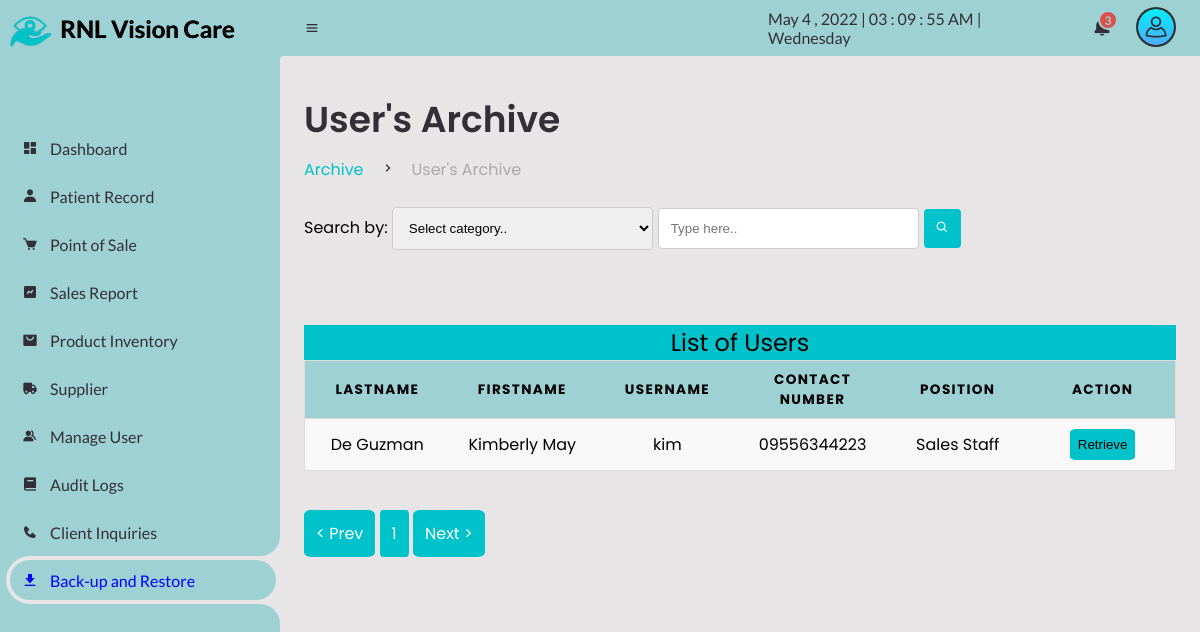
Before: /Admin/manageuser_archive.php (signed in) with the older database file.
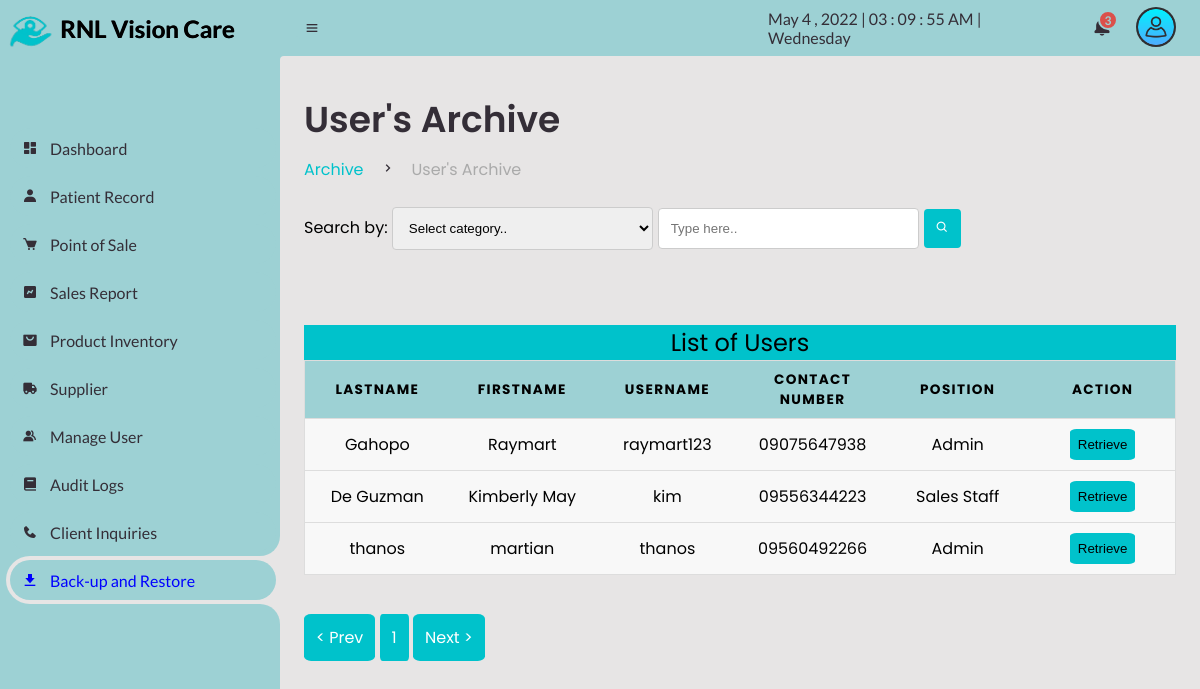
After: the same page with the newer database file.
### tables this page shows
CREATE TABLE `archive_users_account` (
  `users_id` int(11) NOT NULL AUTO_INCREMENT,
  `users_username` varchar(255) NOT NULL,
  `users_password` varchar(255) NOT NULL,
  `users_lastname` varchar(255) NOT NULL,
  `users_firstname` varchar(255) NOT NULL,
  `users_middlename` varchar(255) NOT NULL,
  `users_contact` varchar(255) NOT NULL,
  `users_email` varchar(255) NOT NULL,
  `users_roles` varchar(250) NOT NULL,
  PRIMARY KEY (`users_id`)
);

### Admin/manageuser_archive.php (the view, shortened to what this page needs)
<?php
include("session.php");
function createRandomPassword() {
	$chars = "003232303232023232023456789";
	$i = 0;
	$pass = '' ;
	while ($i <= 7) {
		$num = rand() % 33;
		$tmp = substr($chars, $num, 1);
		$pass = $pass . $tmp;
		$i++;
	}
	return $pass;
}
$finalcode='RS-'.createRandomPassword();
?>
<!DOCTYPE html>
<html lang="en">
<head>
	<link href='https://unpkg.com/boxicons@2.0.9/css/boxicons.min.css' rel='stylesheet'>
	<link rel="stylesheet" href="css\sys_style.css">
</head>
<body>
	<section id="sidebar">
		<a href="point-of-sale.php" class="brand">
			<img src="images\logo.png" alt="" width="60px;">
			<span class="text" style="text-shadow:0.5px 0px #000; color: black;">RNL Vision Care</span>
		</a>
		<ul class="side-menu top">
			<li>
				<a href="dashboard.php">
					<i class='bx bxs-dashboard' ></i>
					<span class="text">Dashboard</span>
				</a>
			</li>
			<li>
				<a href="patient-record.php">
					<i class='bx bxs-user' ></i>
					<span class="text">Patient Record</span>
				</a>
			</li>
			<li>
				<a href="point-of-sale.php?id=cash&invoice=<?php echo $finalcode ?>">
					<i class='bx bxs-cart' ></i>
					<span class="text">Point of Sale</span>
				</a>
			</li>
			<li>
				<a href="sales-report.php">
					<i class='bx bxs-chart' ></i>
					<span class="text">Sales Report</span>
				</a>
			</li>
			<li>
				<a href="product.php">
					<i class='bx bxs-shopping-bag-alt' ></i>
					<span class="text">Product Inventory</span>
				</a>
			</li>
			<li>
				<a href="supplier.php">
					<i class='bx bxs-truck' ></i>
					<span class="text">Supplier</span>
				</a>
			</li>
			<li>
				<a href="manage-user.php">
					<i class='bx bxs-group' ></i>
					<span class="text">Manage User</span>
				</a>
			</li>
			<li>
				<a href="audit.php">
					<i class='bx bxs-book' ></i>
					<span class="text">Audit Logs</span>
				</a>
			</li>
			<li>
        <a href="inquiries.php">
          <i class='bx bxs-phone' ></i>
          <span class="text">Client Inquiries</span>
        </a>
      </li>
			<li class = "active">
				<a href="archive.php">
					<i class='bx bxs-download' ></i>
					<span class="text">Back-up and Restore</span>
				</a>
			</li>
		</ul>
	</section>
	<section id="content">
		<nav>
			<i class='bx bx-menu' ></i>
			<div id="digital-clock"></div>
			<div class="dropdown2">
			<a href="#" class="notification">
				<span class="num">
				<?php
				$query = mysqli_query($conn, "SELECT COUNT(*) as total from product  WHERE qty <=10 AND pro_status ='2'");
					while($result=mysqli_fetch_array($query)){
					echo $result['total'];
				}
				?>
						  </span>
			</a>
			  <?php
			$sql1 = "SELECT * FROM `product` WHERE pro_status='2' AND qty <=10 LIMIT 6";
			  ?>
			</div>
			<div class="dropdown1">
			<img src="img\user.png" alt="" width="40px" class="userlogo">
			</div>
		</nav>
		<main>
			<div class="head-title">
				<div class="left">
					<h1>User's Archive</h1>
					<ul class="breadcrumb">
						<li>
							<a class="active" href="archive.php">Archive</a>
						</li>
						<li><i class='bx bx-chevron-right' ></i></li>
                        <li>
							<a  href="archive.php">User's Archive</a>
						</li>
					</ul>
				</div>
			</div><br>
			<div>
				<div>
<div id="printing">
<form method="post">
					<label>Search by:</label>
              <select name='search' id="price-sort" onchange="location = this.value;" style="padding: 12px;border: 1px solid #ccc;border-radius: 4px;font-family: var(poppins); width: 30%;">
                <option value='0' disabled selected>Select category..</option>
              </select>
						<input type="text" name="txtsearch" id="txtsearch" placeholder="Type here.." autocomplete="off" style="padding: 12px;border: 1px solid #ccc;border-radius: 4px;font-family: var(poppins);width: 30%;">
						<button  id="btnsearch" name="btnsearch" class="page" style="cursor: pointer;"><i class='bx bx-search' ></i></button>
						</form></br>
<table>
<caption>List of Users</caption>
     <thead>
     	<tr>
		 <th>Lastname</th>
      <th>Firstname</th>
      <th>Username</th>
      <th>Contact Number</th>
      <th>Position</th>
      <th>Action</th>
     	</tr>
     </thead>
     <tbody>
	 <?php
     	$limit=25;
        $page=isset($_GET['page']) ? $_GET['page']:1;
        $start=($page-1)*$limit;
       $search=$_POST['txtsearch'];
        	$sql2 =$conn->query("SELECT count(users_id) AS id FROM `archive_users_account`");
		if (isset($_POST['btnsearch'])) {
			$sql1 = "SELECT * FROM `archive_users_account` WHERE `$column` LIKE '%$search%' Order by `users_id` DESC LIMIT $start, $limit ";
				}
			else{
					$sql1 = "SELECT * FROM `archive_users_account` LIMIT $start, $limit ";
					$sql2 =$conn->query("SELECT count(users_id) AS id FROM `archive_users_account`");
				}
			$result2 = $sql2->fetch_all(MYSQLI_ASSOC);
					$total=$result2[0]['id'];
					$pages=ceil($total/$limit);
					$prev=$page-1;
					$next=$page+1;
			   $result1 = $conn->query($sql1);
				  if($result1->num_rows > 0){
					  while($row = $result1 -> fetch_assoc()){
			 ?>
     	  <tr>
     	  	<td data-label="Lastname" class="namee"><?php echo $row['users_lastname'];?></td>
     	  	<td data-label="Firstname"><?php echo $row['users_firstname'];?></td>
     	  	<td data-label="Username"><?php echo $row['users_username'];?></td>
			<td data-label="Contact Number"><?php echo $row['users_contact'];?></td>
			<td data-label="Position"><?php echo $row['users_roles'];?></td>
			<td data-label="Action"><form method="post" action="retrieve_supplier.php?id=<?php echo $row['users_id'];?>"><button class="btn-upd" name="btn-upd" style="cursor: pointer;" onclick="return confirm('Are you sure you want to retrieve this data?')">Retrieve</button></form></td>
     	  </tr>
     	 <?php
     	}}
     	?>
     </tbody>
   </table>
				<div><br><br>
   <a class="page" id="pre" href="manageuser_archive.php?page=<?=$prev; ?>&btn=<?php echo $_GET['btn'] ?>">< Prev</a>
    	  <?php  for($i=1; $i <=$pages ; $i++): ?>
    <a class="page" href="manageuser_archive.php?page=<?=$i; ?>&btn=<?php echo $_GET['btn'] ?>"><?=$i; ?></a>
                      <?php endfor; ?>
    <a class="page" id="pnext" href="manageuser_archive.php?page=<?=$next; ?>&btn=<?php echo $_GET['btn'] ?>">Next ></a>
			</div>
		</main>
		<main>
		</main>
	</section>
</body>
</html>

### Admin/css/sys_style.css (style rules this page uses)
* { margin: 0; padding: 0; box-sizing: border-box; }
a { text-decoration: none; }
li { list-style: none; }
:root { --poppins: 'Poppins', sans-serif; --lato: 'Lato', sans-serif; --light: #9dd1d4; --blue: #00c2cb; --light-blue: #e5eaf0; --grey: rgb(231, 229, 229); --dark-grey: #AAAAAA; --dark: #342E37; --red: #DB504A; --yellow: #FFCE26; --light-yellow: #FFF2C6; --orange: #FD7238; --light-orange: #FFE0D3; }
html { overflow-x: hidden; }
body { background: var(--grey); overflow-x: hidden; }
#sidebar { position: fixed; top: 0; left: 0; width: 280px; height: 100%; background: var(--light); z-index: 2000; font-family: var(--lato); transition: .3s ease; overflow-x: hidden; scrollbar-width: none; }
#sidebar .brand { font-size: 24px; font-weight: 700; height: 56px; display: flex; align-items: center; color: var(--blue); position: sticky; top: 0; left: 0; background: var(--light); z-index: 500; padding-bottom: 20px; box-sizing: content-box; }
#sidebar .side-menu { width: 100%; margin-top: 48px; }
#sidebar .side-menu li { height: 48px; background: transparent; margin-left: 6px; border-radius: 48px 0 0 48px; padding: 4px; }
#sidebar .side-menu li.active { background: var(--grey); position: relative; }
#sidebar .side-menu li.active::before { content: ''; position: absolute; width: 40px; height: 40px; border-radius: 50%; top: -40px; right: 0; box-shadow: 20px 20px 0 var(--grey); z-index: -1; }
#sidebar .side-menu li.active::after { content: ''; position: absolute; width: 40px; height: 40px; border-radius: 50%; bottom: -40px; right: 0; box-shadow: 20px -20px 0 var(--grey); z-index: -1; }
#sidebar .side-menu li a { width: 100%; height: 100%; background: var(--light); display: flex; align-items: center; border-radius: 48px; font-size: 16px; color: var(--dark); white-space: nowrap; overflow-x: hidden; }
#sidebar .side-menu.top li.active a { color: blue; }
#sidebar .side-menu li a .bx { min-width: calc(60px - ((4px + 6px) * 2)); display: flex; justify-content: center; }
#content { position: relative; width: calc(100% - 280px); left: 280px; transition: .3s ease; }
#content nav { height: 56px; background: var(--light); padding: 0 24px; display: flex; align-items: center; grid-gap: 24px; font-family: var(--lato); position: sticky; top: 0; left: 0; z-index: 1000; }
#content nav::before { content: ''; position: absolute; width: 40px; height: 40px; bottom: -40px; left: 0; border-radius: 10%; box-shadow: -20px -20px 0 var(--light); }
#content nav a { color: var(--dark); }
#content nav .bx.bx-menu { cursor: pointer; color: var(--dark); }
#content nav .notification { font-size: 20px; position: relative; }
#content nav .notification .num { position: absolute; top: -6px; right: -6px; width: 20px; height: 20px; border-radius: 50%; border: 2px solid var(--light); background: var(--red); color: var(--light); font-weight: 700; font-size: 12px; display: flex; justify-content: center; align-items: center; }
#content main { width: 100%; padding: 36px 24px; font-family: var(--poppins); max-height: calc(100vh - 56px); overflow-y: auto; }
#content main .head-title { display: flex; align-items: center; justify-content: space-between; grid-gap: 16px; flex-wrap: wrap; }
#content main .head-title .left h1 { font-size: 36px; font-weight: 600; margin-bottom: 10px; color: var(--dark); }
#content main .head-title .left .breadcrumb { display: flex; align-items: center; grid-gap: 16px; }
#content main .head-title .left .breadcrumb li { color: var(--dark); }
#content main .head-title .left .breadcrumb li a { color: var(--dark-grey); pointer-events: none; }
#content main .head-title .left .breadcrumb li a.active { color: var(--blue); pointer-events: unset; }
#digital-clock { color: var(--dark); }
.userlogo { background-color:#302e31; padding: 2px; border-radius: 50%; cursor: pointer; }
.dropdown1 { position: relative; display: inline-block; }
.dropdown2 { position: relative; display: inline-block; }

Changed rows visible on the page:
added archive_users_account: users_lastname "Gahopo", users_firstname "Raymart", users_username "raymart123", users_contact "09075647938", users_roles "Admin"
added archive_users_account: users_lastname "thanos", users_firstname "martian", users_username "thanos", users_contact "09560492266", users_roles "Admin"
